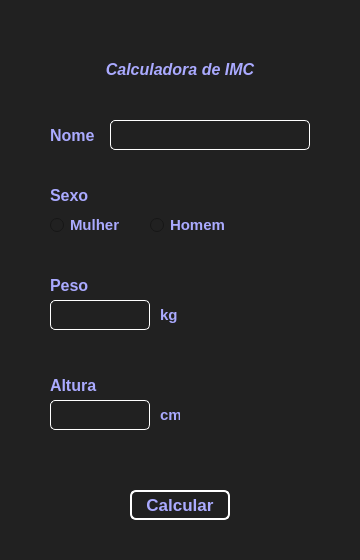
<?xml version="1.0" encoding="UTF-8"?>
<ui version="4.0">
 <class>MainWindow</class>
 <widget class="QMainWindow" name="MainWindow">
  <property name="enabled">
   <bool>true</bool>
  </property>
  <property name="geometry">
   <rect>
    <x>0</x>
    <y>0</y>
    <width>360</width>
    <height>560</height>
   </rect>
  </property>
  <property name="windowTitle">
   <string>Calculadora IMC</string>
  </property>
  <property name="styleSheet">
   <string notr="true">background-color: rgba(33,33,33,1);
color:  rgb(170, 170, 255);</string>
  </property>
  <property name="documentMode">
   <bool>false</bool>
  </property>
  <widget class="QWidget" name="centralwidget">
   <widget class="QLabel" name="pesoLabel">
    <property name="geometry">
     <rect>
      <x>50</x>
      <y>270</y>
      <width>200</width>
      <height>30</height>
     </rect>
    </property>
    <property name="font">
     <font>
      <pointsize>12</pointsize>
      <bold>true</bold>
     </font>
    </property>
    <property name="text">
     <string>Peso</string>
    </property>
    <property name="alignment">
     <set>Qt::AlignLeading|Qt::AlignLeft|Qt::AlignVCenter</set>
    </property>
   </widget>
   <widget class="QLineEdit" name="pesoInput">
    <property name="geometry">
     <rect>
      <x>50</x>
      <y>300</y>
      <width>100</width>
      <height>30</height>
     </rect>
    </property>
    <property name="font">
     <font>
      <bold>true</bold>
      <kerning>true</kerning>
     </font>
    </property>
    <property name="styleSheet">
     <string notr="true">border-radius: 5px;
border: 1px solid white;
</string>
    </property>
    <property name="placeholderText">
     <string extracomment="Ex: 65"/>
    </property>
   </widget>
   <widget class="QLabel" name="alturaLabel">
    <property name="geometry">
     <rect>
      <x>50</x>
      <y>370</y>
      <width>200</width>
      <height>30</height>
     </rect>
    </property>
    <property name="font">
     <font>
      <pointsize>12</pointsize>
      <bold>true</bold>
     </font>
    </property>
    <property name="text">
     <string>Altura</string>
    </property>
    <property name="alignment">
     <set>Qt::AlignLeading|Qt::AlignLeft|Qt::AlignVCenter</set>
    </property>
   </widget>
   <widget class="QLineEdit" name="alturaInput">
    <property name="geometry">
     <rect>
      <x>50</x>
      <y>400</y>
      <width>100</width>
      <height>30</height>
     </rect>
    </property>
    <property name="font">
     <font>
      <bold>true</bold>
     </font>
    </property>
    <property name="styleSheet">
     <string notr="true">border-radius: 5px;
border: 1px solid white;
</string>
    </property>
   </widget>
   <widget class="QLabel" name="titulo">
    <property name="geometry">
     <rect>
      <x>90</x>
      <y>50</y>
      <width>180</width>
      <height>40</height>
     </rect>
    </property>
    <property name="font">
     <font>
      <pointsize>16</pointsize>
      <italic>true</italic>
      <bold>true</bold>
      <kerning>false</kerning>
     </font>
    </property>
    <property name="styleSheet">
     <string notr="true"/>
    </property>
    <property name="text">
     <string>&lt;html&gt;&lt;head/&gt;&lt;body&gt;&lt;p&gt;&lt;span style=&quot; font-size:12pt;&quot;&gt;Calculadora de IMC&lt;/span&gt;&lt;/p&gt;&lt;/body&gt;&lt;/html&gt;</string>
    </property>
    <property name="alignment">
     <set>Qt::AlignCenter</set>
    </property>
   </widget>
   <widget class="QLabel" name="nomeLabel">
    <property name="geometry">
     <rect>
      <x>50</x>
      <y>120</y>
      <width>50</width>
      <height>30</height>
     </rect>
    </property>
    <property name="font">
     <font>
      <pointsize>12</pointsize>
      <bold>true</bold>
     </font>
    </property>
    <property name="styleSheet">
     <string notr="true"/>
    </property>
    <property name="text">
     <string>Nome</string>
    </property>
    <property name="alignment">
     <set>Qt::AlignLeading|Qt::AlignLeft|Qt::AlignVCenter</set>
    </property>
   </widget>
   <widget class="QLineEdit" name="nomeInput">
    <property name="geometry">
     <rect>
      <x>110</x>
      <y>120</y>
      <width>200</width>
      <height>30</height>
     </rect>
    </property>
    <property name="font">
     <font>
      <bold>true</bold>
     </font>
    </property>
    <property name="styleSheet">
     <string notr="true">border-radius: 5px;
border: 1px solid white;
</string>
    </property>
   </widget>
   <widget class="QPushButton" name="calcularIMC">
    <property name="geometry">
     <rect>
      <x>130</x>
      <y>490</y>
      <width>100</width>
      <height>30</height>
     </rect>
    </property>
    <property name="font">
     <font>
      <pointsize>13</pointsize>
      <bold>true</bold>
     </font>
    </property>
    <property name="styleSheet">
     <string notr="true">QPushButton {
	background-color: rgba(33, 33, 33,1);
    border: 2px solid white;
    border-radius: 6px;
    min-width: 80px;
}

QPushButton:pressed {
    background-color: rgba(170,170,255,1);
	color: rgba(33,33,33,1);
}

QPushButton:flat {
    border: none; /* no border for a flat push button */
}

QPushButton:default {
    border-color: navy; /* make the default button prominent */
}</string>
    </property>
    <property name="text">
     <string>Calcular</string>
    </property>
    <property name="checkable">
     <bool>false</bool>
    </property>
    <property name="checked">
     <bool>false</bool>
    </property>
    <property name="flat">
     <bool>false</bool>
    </property>
   </widget>
   <widget class="QLabel" name="cm">
    <property name="geometry">
     <rect>
      <x>160</x>
      <y>400</y>
      <width>20</width>
      <height>30</height>
     </rect>
    </property>
    <property name="font">
     <font>
      <pointsize>11</pointsize>
      <bold>true</bold>
     </font>
    </property>
    <property name="text">
     <string>cm</string>
    </property>
   </widget>
   <widget class="QLabel" name="kg">
    <property name="geometry">
     <rect>
      <x>160</x>
      <y>300</y>
      <width>20</width>
      <height>30</height>
     </rect>
    </property>
    <property name="font">
     <font>
      <pointsize>11</pointsize>
      <bold>true</bold>
     </font>
    </property>
    <property name="text">
     <string>kg</string>
    </property>
   </widget>
   <widget class="QLabel" name="sexoLabel">
    <property name="geometry">
     <rect>
      <x>50</x>
      <y>180</y>
      <width>200</width>
      <height>30</height>
     </rect>
    </property>
    <property name="font">
     <font>
      <pointsize>12</pointsize>
      <bold>true</bold>
     </font>
    </property>
    <property name="text">
     <string>Sexo</string>
    </property>
    <property name="alignment">
     <set>Qt::AlignLeading|Qt::AlignLeft|Qt::AlignVCenter</set>
    </property>
   </widget>
   <widget class="QRadioButton" name="radioBMulher">
    <property name="geometry">
     <rect>
      <x>50</x>
      <y>210</y>
      <width>80</width>
      <height>30</height>
     </rect>
    </property>
    <property name="font">
     <font>
      <pointsize>11</pointsize>
      <bold>true</bold>
     </font>
    </property>
    <property name="styleSheet">
     <string notr="true"/>
    </property>
    <property name="text">
     <string>Mulher</string>
    </property>
   </widget>
   <widget class="QRadioButton" name="radioBHomem">
    <property name="geometry">
     <rect>
      <x>150</x>
      <y>210</y>
      <width>80</width>
      <height>30</height>
     </rect>
    </property>
    <property name="font">
     <font>
      <pointsize>11</pointsize>
      <bold>true</bold>
     </font>
    </property>
    <property name="text">
     <string>Homem</string>
    </property>
   </widget>
   <widget class="QLabel" name="sexoErro">
    <property name="enabled">
     <bool>true</bool>
    </property>
    <property name="geometry">
     <rect>
      <x>50</x>
      <y>240</y>
      <width>200</width>
      <height>15</height>
     </rect>
    </property>
    <property name="font">
     <font/>
    </property>
    <property name="styleSheet">
     <string notr="true">color: rgb(33,33,33);</string>
    </property>
    <property name="text">
     <string>preenchimento obrigátorio</string>
    </property>
   </widget>
   <widget class="QLabel" name="pesoErro">
    <property name="enabled">
     <bool>true</bool>
    </property>
    <property name="geometry">
     <rect>
      <x>50</x>
      <y>340</y>
      <width>200</width>
      <height>15</height>
     </rect>
    </property>
    <property name="font">
     <font/>
    </property>
    <property name="styleSheet">
     <string notr="true">color: rgb(33,33,33);</string>
    </property>
    <property name="text">
     <string>dados inválidos ou não preenchidos</string>
    </property>
   </widget>
   <widget class="QLabel" name="alturaErro">
    <property name="enabled">
     <bool>true</bool>
    </property>
    <property name="geometry">
     <rect>
      <x>50</x>
      <y>440</y>
      <width>200</width>
      <height>15</height>
     </rect>
    </property>
    <property name="font">
     <font/>
    </property>
    <property name="styleSheet">
     <string notr="true">color: rgb(33,33,33);</string>
    </property>
    <property name="text">
     <string>dados inválidos ou não preenchidos</string>
    </property>
   </widget>
   <widget class="QLabel" name="nomeErro">
    <property name="enabled">
     <bool>true</bool>
    </property>
    <property name="geometry">
     <rect>
      <x>110</x>
      <y>160</y>
      <width>200</width>
      <height>15</height>
     </rect>
    </property>
    <property name="font">
     <font/>
    </property>
    <property name="styleSheet">
     <string notr="true">color: rgb(33,33,33);</string>
    </property>
    <property name="text">
     <string>Informe um nome</string>
    </property>
   </widget>
  </widget>
 </widget>
 <resources/>
 <connections/>
</ui>
